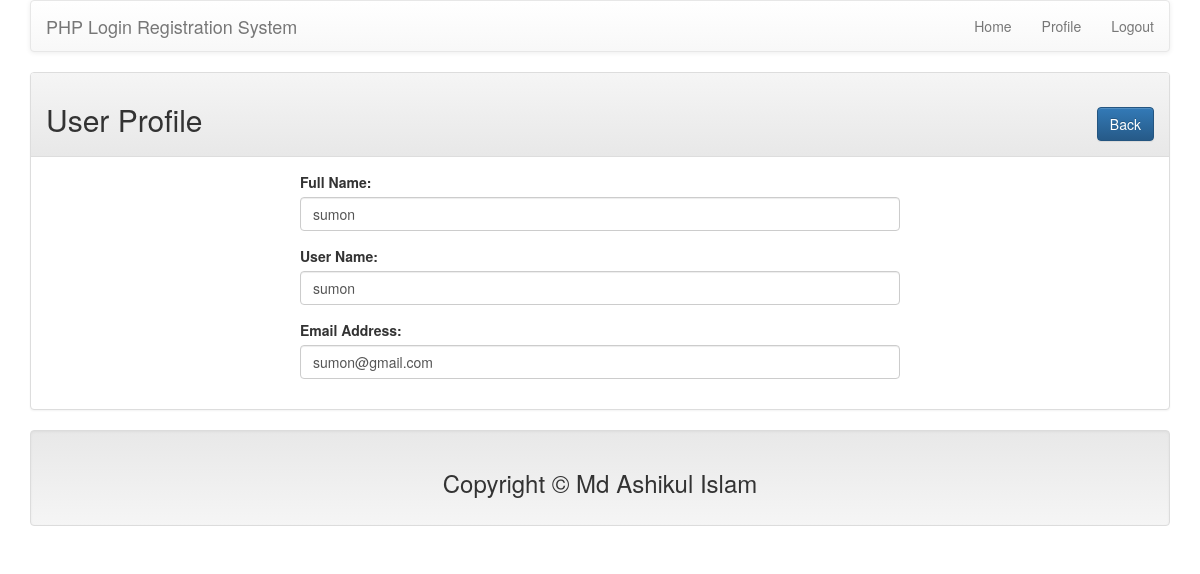
Page /profile.php?id=18 (signed in) on the committed database.
### tables this page shows
CREATE TABLE `tb_user` (
  `id` int(11) NOT NULL,
  `name` varchar(32) NOT NULL,
  `username` varchar(32) NOT NULL,
  `email` varchar(32) NOT NULL,
  `password` varchar(32) NOT NULL
);

### lib/User.php (called while the page is built, shortened)
<?php
	include 'dataBase.php';
	class User{
		private $db;
		function __construct(){
			$this->db = new dataBase();
		}
		public function getUserById($id){
			$sql = "SELECT * FROM tb_user WHERE id = :id LIMIT 1";
			$query = $this->db->pdo->prepare($sql);
			$query->bindValue(':id',$id);
			$query->execute();
			$result = $query->fetch(PDO::FETCH_OBJ);
			return $result;
		}
	}
 ?>

### lib/dataBase.php (called while the page is built)
<?php
	class dataBase{
		private $hostdb ="localhost";
		private $userdb ="root";
		private $passdb ="";
		private $namedb ="db_lr";
		public $pdo;
		public function __construct(){
			if (!isset($this->pdo)) {
				try {
					$link = new PDO("mysql:host=".$this->hostdb.";dbname=".$this->namedb, $this->userdb, $this->passdb);
					$link->setAttribute(PDO::ATTR_ERRMODE, PDO::ERRMODE_EXCEPTION);
					$link->exec("SET CHARACTER SET utf8");
					$this->pdo = $link;
				} catch (PDOExecption $e) {
					die("Faild to connect with dataBase".$e->getMessage());
				}
			}
		}
	}
 ?>

### profile.php (the view, shortened to what this page needs)
<?php
	include 'lib/User.php';
	include 'inc/header.php';
 ?>
 <?php
 	if (isset($_GET['id'])) {
 		$userid = (int)$_GET['id'];
 	}
 	$user = new User();
  ?>
	<div class="main-body">
		<div class="container">
			<div class="row">
				<div class="col-md-12">
					<div class="panel panel-default">
						<div class="panel-heading">
							<h2>User Profile<span class="pull-right"><a class="btn btn-primary" href="index.php">Back</a></span></h2>
						</div>
						<div class="panel-body">
							<div style="max-width: 600px;margin: 0 auto;">
							<?php
								$userdata = $user->getUserById($userid);
								if ($userdata) {
							 ?>
								<form action="" method="POST">
									<div class="form-group">
										<label for="name">Full Name:</label>
										<input type="text" name="name" id="name" class="form-control" value="<?php echo $userdata->name; ?>">
									</div>
									<div class="form-group">
										<label for="username">User Name:</label>
										<input type="text" name="username" id="username" class="form-control" value="<?php echo $userdata->username; ?>">
									</div>
									<div class="form-group">
										<label for="email">Email Address:</label>
										<input type="email" name="email" id="email" class="form-control" value="<?php echo $userdata->email; ?>">
									</div>
								</form>
							<?php } ?>
							</div>
						</div>
					</div>
				</div>
			</div>
		</div>
	</div>
<?php
	include 'inc/footer.php';
 ?>

### rows in the picture
tb_user: name "sumon", username "sumon", email "sumon@gmail.com"
